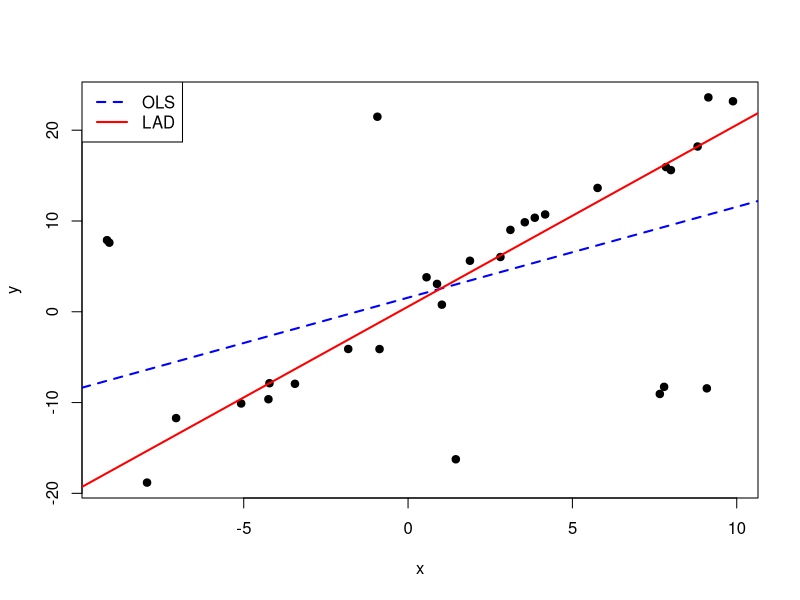

The R source for this figure:
set.seed(123)

# Generate 30 x values uniformly spaced
n <- 30
x <- sort(runif(n, -10, 10))

# Base y values from a linear trend + normal noise
y <- 2 * x + 1 + rnorm(n, sd = 2)

# Introduce a few strong outliers (e.g., 4 points)
outlier_indices <- c(1, 2, 10)
y[outlier_indices] <- y[outlier_indices] +
	rnorm(length(outlier_indices), mean = 25, sd = 3)  # Large positive outliers

outlier_indices <- c(15, 23, 24, 28)
y[outlier_indices] <- y[outlier_indices] +
	rnorm(length(outlier_indices), mean = -25, sd = 3)  # Large negative outliers

# Put into a data.frame
dat <- data.frame(x = x, y = y)

# Optional: visualize
plot(dat$x, dat$y, xlab = "x", ylab = "y", pch = 19)
abline(lm(y ~ x, data = dat), col = "blue", lwd = 2, lty = 2)  # OLS
abline(quantreg::rq(y ~ x, data = dat), col = "red", lwd = 2)  # LAD

legend("topleft", legend = c("OLS", "LAD"), col = c("blue", "red"),
			 lty = c(2, 1), lwd = 2)

write.table(
	dat,
	here::here("data", "lad.txt"),
	row.names = FALSE
)
